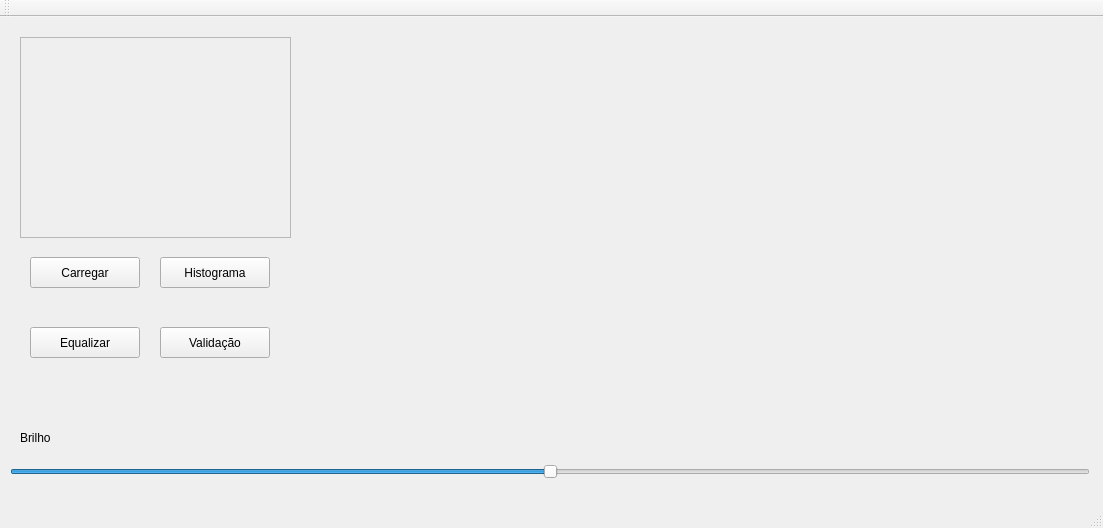
<?xml version="1.0" encoding="UTF-8"?>
<ui version="4.0">
 <class>MainWindow</class>
 <widget class="QMainWindow" name="MainWindow">
  <property name="geometry">
   <rect>
    <x>0</x>
    <y>0</y>
    <width>1103</width>
    <height>528</height>
   </rect>
  </property>
  <property name="windowTitle">
   <string>MainWindow</string>
  </property>
  <widget class="QWidget" name="centralWidget">
   <widget class="QScrollArea" name="scrollArea">
    <property name="geometry">
     <rect>
      <x>20</x>
      <y>20</y>
      <width>271</width>
      <height>201</height>
     </rect>
    </property>
    <property name="widgetResizable">
     <bool>true</bool>
    </property>
    <widget class="QWidget" name="imgArea">
     <property name="geometry">
      <rect>
       <x>0</x>
       <y>0</y>
       <width>269</width>
       <height>199</height>
      </rect>
     </property>
    </widget>
   </widget>
   <widget class="QPushButton" name="btLoad">
    <property name="geometry">
     <rect>
      <x>30</x>
      <y>240</y>
      <width>110</width>
      <height>31</height>
     </rect>
    </property>
    <property name="text">
     <string>Carregar</string>
    </property>
   </widget>
   <widget class="QSlider" name="slider">
    <property name="geometry">
     <rect>
      <x>10</x>
      <y>440</y>
      <width>1080</width>
      <height>30</height>
     </rect>
    </property>
    <property name="minimum">
     <number>-200</number>
    </property>
    <property name="maximum">
     <number>200</number>
    </property>
    <property name="singleStep">
     <number>10</number>
    </property>
    <property name="pageStep">
     <number>30</number>
    </property>
    <property name="value">
     <number>0</number>
    </property>
    <property name="sliderPosition">
     <number>0</number>
    </property>
    <property name="orientation">
     <enum>Qt::Horizontal</enum>
    </property>
   </widget>
   <widget class="QLabel" name="lbLuz">
    <property name="geometry">
     <rect>
      <x>20</x>
      <y>410</y>
      <width>67</width>
      <height>21</height>
     </rect>
    </property>
    <property name="text">
     <string>Brilho</string>
    </property>
   </widget>
   <widget class="QCustomPlot" name="customPlot" native="true">
    <property name="geometry">
     <rect>
      <x>310</x>
      <y>0</y>
      <width>781</width>
      <height>391</height>
     </rect>
    </property>
   </widget>
   <widget class="QPushButton" name="btValidacao">
    <property name="geometry">
     <rect>
      <x>160</x>
      <y>310</y>
      <width>110</width>
      <height>31</height>
     </rect>
    </property>
    <property name="text">
     <string>Validação</string>
    </property>
   </widget>
   <widget class="QPushButton" name="btMakeHist">
    <property name="geometry">
     <rect>
      <x>160</x>
      <y>240</y>
      <width>110</width>
      <height>31</height>
     </rect>
    </property>
    <property name="text">
     <string>Histograma</string>
    </property>
   </widget>
   <widget class="QPushButton" name="btEqualizar">
    <property name="geometry">
     <rect>
      <x>30</x>
      <y>310</y>
      <width>110</width>
      <height>31</height>
     </rect>
    </property>
    <property name="text">
     <string>Equalizar</string>
    </property>
   </widget>
  </widget>
  <widget class="QMenuBar" name="menuBar">
   <property name="geometry">
    <rect>
     <x>0</x>
     <y>0</y>
     <width>1103</width>
     <height>27</height>
    </rect>
   </property>
  </widget>
  <widget class="QToolBar" name="mainToolBar">
   <attribute name="toolBarArea">
    <enum>TopToolBarArea</enum>
   </attribute>
   <attribute name="toolBarBreak">
    <bool>false</bool>
   </attribute>
  </widget>
  <widget class="QStatusBar" name="statusBar"/>
 </widget>
 <layoutdefault spacing="6" margin="11"/>
 <customwidgets>
  <customwidget>
   <class>QCustomPlot</class>
   <extends>QWidget</extends>
   <header>qcustomplot.h</header>
   <container>1</container>
  </customwidget>
 </customwidgets>
 <resources/>
 <connections/>
</ui>
